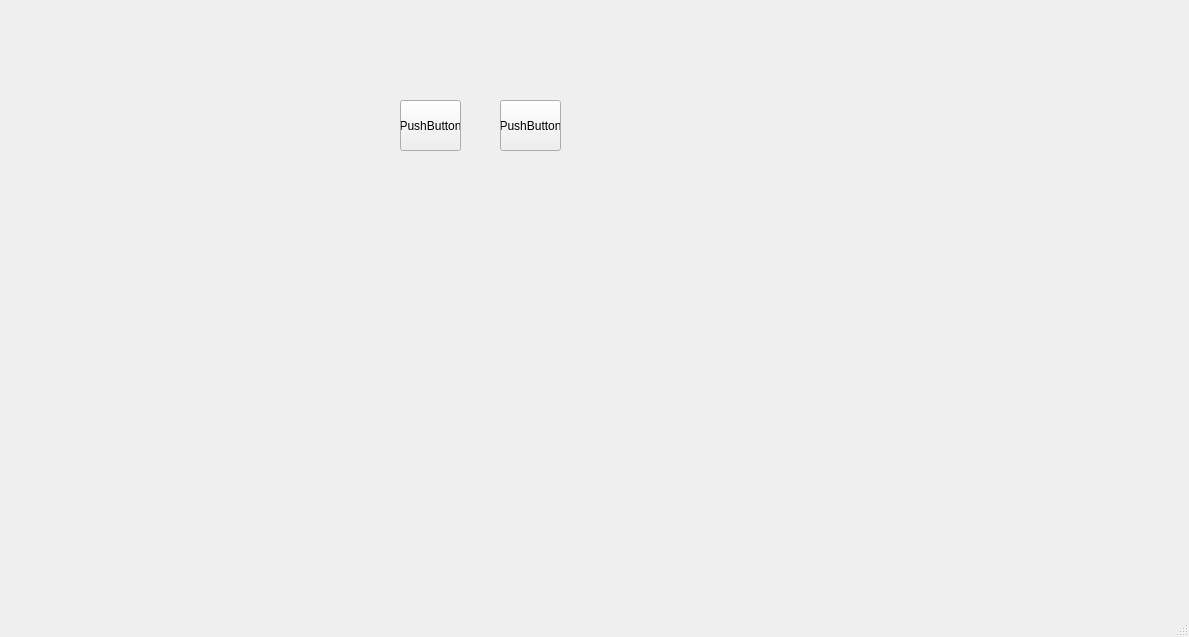
<?xml version="1.0" encoding="UTF-8"?>
<ui version="4.0">
 <class>icMekanButton</class>
 <widget class="QMainWindow" name="icMekanButton">
  <property name="geometry">
   <rect>
    <x>0</x>
    <y>0</y>
    <width>1189</width>
    <height>637</height>
   </rect>
  </property>
  <property name="windowTitle">
   <string>MainWindow</string>
  </property>
  <widget class="QWidget" name="centralwidget">
   <widget class="QLabel" name="label">
    <property name="geometry">
     <rect>
      <x>230</x>
      <y>70</y>
      <width>801</width>
      <height>561</height>
     </rect>
    </property>
    <property name="text">
     <string/>
    </property>
    <property name="pixmap">
     <pixmap resource="res.qrc">:/new/seyda.jpg</pixmap>
    </property>
   </widget>
   <widget class="QPushButton" name="pushButton">
    <property name="geometry">
     <rect>
      <x>400</x>
      <y>100</y>
      <width>61</width>
      <height>51</height>
     </rect>
    </property>
    <property name="text">
     <string>PushButton</string>
    </property>
    <property name="autoDefault">
     <bool>true</bool>
    </property>
    <property name="flat">
     <bool>false</bool>
    </property>
   </widget>
   <widget class="QPushButton" name="pushButton_2">
    <property name="geometry">
     <rect>
      <x>500</x>
      <y>100</y>
      <width>61</width>
      <height>51</height>
     </rect>
    </property>
    <property name="text">
     <string>PushButton</string>
    </property>
    <property name="autoDefault">
     <bool>true</bool>
    </property>
    <property name="flat">
     <bool>false</bool>
    </property>
   </widget>
  </widget>
  <widget class="QMenuBar" name="menubar">
   <property name="geometry">
    <rect>
     <x>0</x>
     <y>0</y>
     <width>1189</width>
     <height>26</height>
    </rect>
   </property>
  </widget>
  <widget class="QStatusBar" name="statusbar"/>
 </widget>
 <resources>
  <include location="res.qrc"/>
 </resources>
 <connections/>
</ui>
